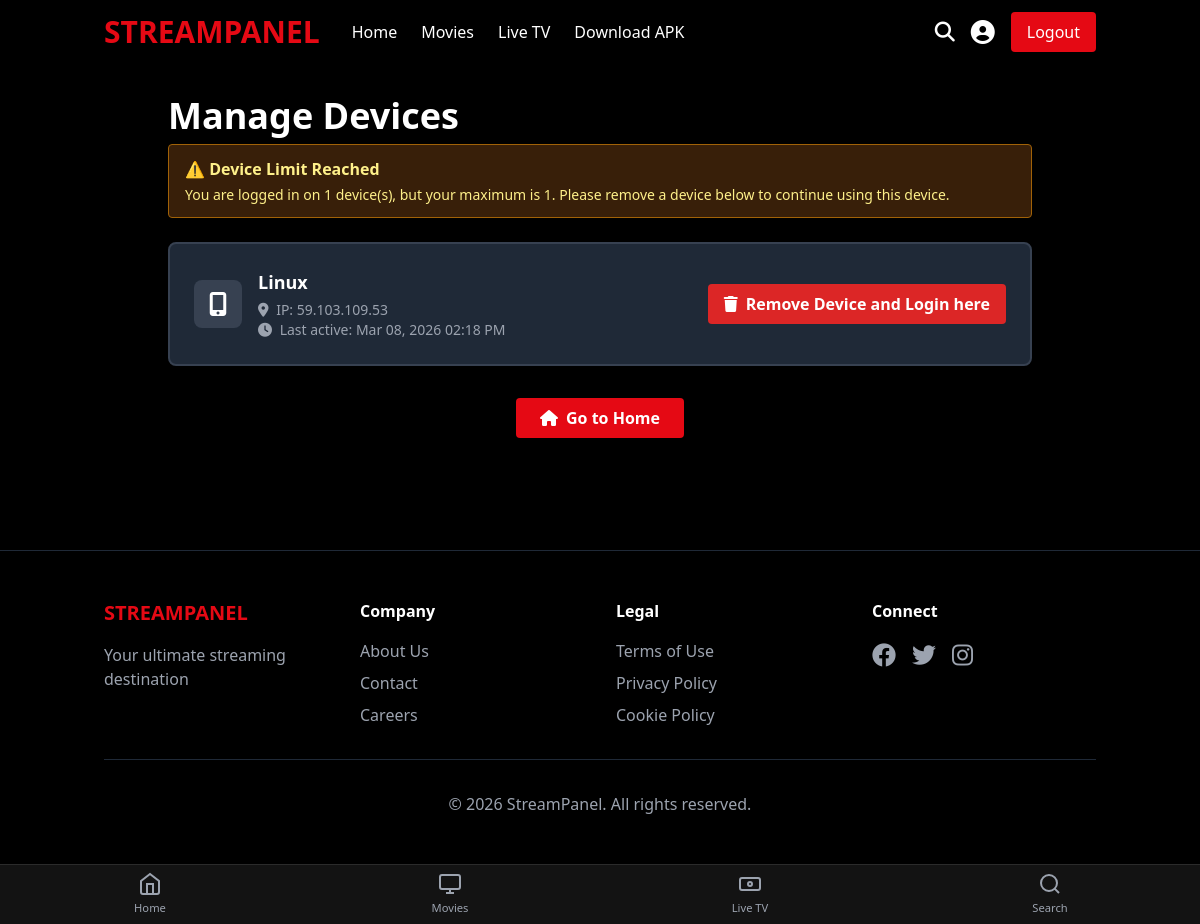
/manage-devices.php?device_limit=1 (signed in), run on the app's committed database.
### tables this page shows
CREATE TABLE `settings` (
  `id` int(11) NOT NULL AUTO_INCREMENT,
  `setting_key` varchar(100) NOT NULL,
  `setting_value` text DEFAULT NULL,
  `setting_type` varchar(50) DEFAULT 'text',
  `description` text DEFAULT NULL,
  `updated_at` timestamp NOT NULL DEFAULT current_timestamp() ON UPDATE current_timestamp(),
  PRIMARY KEY (`id`),
  UNIQUE KEY `setting_key` (`setting_key`)
);

CREATE TABLE `users` (
  `id` int(11) NOT NULL AUTO_INCREMENT,
  `username` varchar(50) NOT NULL,
  `email` varchar(100) NOT NULL,
  `password` varchar(255) NOT NULL,
  `full_name` varchar(100) DEFAULT NULL,
  `avatar` varchar(255) DEFAULT 'default-avatar.png',
  `subscription_type` enum('free','premium') DEFAULT 'free',
  `created_at` timestamp NOT NULL DEFAULT current_timestamp(),
  `updated_at` timestamp NOT NULL DEFAULT current_timestamp() ON UPDATE current_timestamp(),
  `subscription_expires_at` datetime DEFAULT NULL,
  `subscription_started_at` datetime DEFAULT NULL,
  `banned` tinyint(1) NOT NULL DEFAULT 0,
  `max_devices` int(11) DEFAULT 2,
  PRIMARY KEY (`id`),
  UNIQUE KEY `username` (`username`),
  UNIQUE KEY `email` (`email`)
);

### admin/includes/functions.php (called while the page is built, shortened)
<?php
function getSetting($conn, $key, $default = '') {
    $stmt = $conn->prepare("SELECT setting_value FROM settings WHERE setting_key = ?");
    $stmt->bind_param("s", $key);
    $stmt->execute();
    $result = $stmt->get_result();
    if ($row = $result->fetch_assoc()) {
        return $row['setting_value'];
    }
    return $default;
}
function isSectionEnabled($conn, $section) {
    $key = 'enable_' . $section;
    $enabled = getSetting($conn, $key, '1');
    return $enabled == '1';
}
?>

### includes/auth.php (called while the page is built, shortened)
<?php
function isLoggedIn() {
    if (isset($_SESSION['temp_session']) && $_SESSION['temp_session'] === true) {
        return true;
    }
    return true;
}
?>

### manage-devices.php (the view, shortened to what this page needs)
<?php
require_once __DIR__ . '/includes/auth.php';
$conn = getDBConnection();
if (isset($_GET['device_limit']) || isset($_SESSION['device_limit_exceeded'])) {
    if (isset($_SESSION['user_id'])) {
        $user_id = $_SESSION['user_id'];
        $show_device_limit = true;
        $stmt = $conn->prepare("SELECT max_devices FROM users WHERE id = ?");
        $stmt->bind_param("i", $user_id);
        $stmt->execute();
        $user_data = $stmt->get_result()->fetch_assoc();
        $max_devices = $user_data['max_devices'] ?? 2;
        $stmt = $conn->prepare("SELECT * FROM user_sessions WHERE user_id = ? ORDER BY last_activity DESC");
        $stmt->bind_param("i", $user_id);
        $stmt->execute();
        $sessions = $stmt->get_result()->fetch_all(MYSQLI_ASSOC);
    } else {
        error_log("Manage devices - No user_id in session, redirecting to login");
        header('Location: login.php');
        exit();
    }
} else {
    requireLogin();
    $user_id = $_SESSION['user_id'];
    $show_device_limit = false;
}
$current_session_id = isset($_SESSION['temp_session']) ? '' : session_id();
include 'includes/header.php';
?>
<div class="container mx-auto px-4 py-8 max-w-4xl">
    <h1 class="text-4xl font-bold mb-2">Manage Devices</h1>
    <?php if ($show_device_limit): ?>
    <div class="bg-yellow-900 bg-opacity-50 border border-yellow-700 text-yellow-200 px-4 py-3 rounded mb-6">
        <p class="font-semibold">⚠ Device Limit Reached</p>
        <p class="text-sm mt-1">You are logged in on <?php echo count($sessions); ?> device(s), but your maximum is <?php echo $max_devices; ?>. Please remove a device below to continue using this device.</p>
    </div>
    <?php else: ?>
    <p class="text-gray-400 mb-6">You are logged in on <?php echo count($sessions); ?> of <?php echo $max_devices; ?> allowed devices</p>
    <?php endif; ?>
    <div class="space-y-4">
        <?php if (empty($sessions)): ?>
        <div class="text-center py-12">
            <i class="fas fa-mobile-alt text-6xl text-gray-700 mb-4"></i>
            <p class="text-gray-400 text-lg">No active devices</p>
        </div>
        <?php else: ?>
        <?php foreach ($sessions as $session): ?>
        <div class="device-card <?php echo $session['session_id'] === $current_session_id ? 'current' : ''; ?>">
            <div class="flex items-center justify-between">
                <div class="device-info flex-1">
                    <div class="device-icon">
                        <i class="fas fa-<?php
                            $user_agent = $session['user_agent'] ?? '';
                            if (stripos($user_agent, 'mobile') !== false || stripos($user_agent, 'android') !== false || stripos($user_agent, 'iphone') !== false) {
                                echo 'mobile-alt';
                            } elseif (stripos($user_agent, 'tablet') !== false || stripos($user_agent, 'ipad') !== false) {
                                echo 'tablet-alt';
                            } else {
                                echo 'desktop';
                            }
                        ?>"></i>
                    </div>
                    <div class="flex-1">
                        <h3 class="font-semibold text-lg">
                            <?php
                            if (!empty($session['device_name'])) {
                                echo htmlspecialchars($session['device_name']);
                            }
                            ?>
                        </h3>
                        <p class="text-sm text-gray-400 mt-1">
                            <i class="fas fa-map-marker-alt mr-1"></i>
                            IP: <?php echo htmlspecialchars($session['ip_address'] ?? 'Unknown'); ?>
                        </p>
                        <p class="text-sm text-gray-400">
                            <i class="fas fa-clock mr-1"></i>
                            Last active: <?php echo date('M d, Y h:i A', strtotime($session['last_activity'])); ?>
                        </p>
                    </div>
                </div>
                <?php if ($session['session_id'] !== $current_session_id): ?>
                <a href="?remove_device=<?php echo urlencode($session['id']); ?><?php echo $show_device_limit ? '&device_limit=1' : ''; ?>"
                   class="bg-red-600 hover:bg-red-700 px-4 py-2 rounded font-semibold">
                    <i class="fas fa-trash mr-2"></i><?php echo $show_device_limit ? 'Remove Device and Login here' : 'Remove Device'; ?>
                </a>
                <?php else: ?>
                <span class="px-4 py-2 text-gray-500 text-sm">Current Device</span>
                <?php endif; ?>
            </div>
        </div>
        <?php endforeach; ?>
        <?php endif; ?>
    </div>
    <div class="mt-8 text-center">
        <?php if ($show_device_limit): ?>
        <a href="<?php echo BASE_URL; ?>/" class="bg-netflix-red px-6 py-2 rounded hover:bg-red-700 font-semibold inline-block">
            <i class="fas fa-home mr-2"></i>Go to Home
        </a>
        <?php else: ?>
        <a href="<?php echo BASE_URL; ?>/" class="bg-netflix-red px-6 py-2 rounded hover:bg-red-700 font-semibold inline-block">
            <i class="fas fa-arrow-left mr-2"></i>Back to Home
        </a>
        <?php endif; ?>
    </div>
</div>
<?php include 'includes/footer.php'; ?>

### includes/header.php (shortened to what this page needs)
<?php
require_once __DIR__ . '/auth.php';
require_once __DIR__ . '/../admin/includes/functions.php';
$conn = getDBConnection();
$site_name = getSetting($conn, 'site_name', 'StreamFlix');
    ?>
    <?php
$enable_movies = isSectionEnabled($conn, 'movies');
$enable_live_tv = isSectionEnabled($conn, 'live_tv');
$current_page = basename($_SERVER['PHP_SELF']);
?>
<!DOCTYPE html>
<html lang="en">
<head>
    <script src="https://cdn.tailwindcss.com"></script>
    <link rel="stylesheet" href="https://cdnjs.cloudflare.com/ajax/libs/font-awesome/6.4.0/css/all.min.css">
</head>
<body class="bg-black text-white">
    <nav class="fixed top-0 left-0 right-0 z-50 navbar-blur">
        <div class="container mx-auto px-4 py-3 flex items-center justify-between">
            <div class="flex items-center space-x-8">
                <a href="<?php echo BASE_URL; ?>/" class="text-3xl font-bold netflix-red"><?php echo strtoupper(htmlspecialchars($site_name)); ?></a>
                <div class="hidden md:flex space-x-6">
                    <a href="<?php echo BASE_URL; ?>/" class="hover:text-gray-300 <?php echo $current_page == 'index.php' ? 'font-bold' : ''; ?>">Home</a>
                    <?php if ($enable_movies): ?>
                    <a href="<?php echo BASE_URL; ?>/movies" class="hover:text-gray-300 <?php echo $current_page == 'movies.php' ? 'font-bold' : ''; ?>">Movies</a>
                    <?php endif; ?>
                    <?php if ($enable_live_tv): ?>
                    <a href="<?php echo BASE_URL; ?>/live-tv" class="hover:text-gray-300 <?php echo $current_page == 'live-tv.php' ? 'font-bold' : ''; ?>">Live TV</a>
                    <?php endif; ?>
                    <a href="<?php echo BASE_URL; ?>/streampanel.apk" class="hover:text-gray-300 <?php echo $current_page == 'live-tv.php' ? 'font-bold' : ''; ?>">Download APK</a>
                </div>
            </div>
            <div class="flex items-center space-x-4">
                <button onclick="toggleSearchModal()" class="hover:text-gray-300 transition-colors" aria-label="Search">
                    <i class="fas fa-search text-xl"></i>
                </button>
                <?php if (isLoggedIn()): ?>
                    <a href="<?php echo BASE_URL; ?>/profile" class="hover:text-gray-300">
                        <i class="fas fa-user-circle text-2xl"></i>
                    </a>
                    <a href="<?php echo BASE_URL; ?>/logout" class="bg-netflix-red px-4 py-2 rounded hover:bg-red-700">Logout</a>
                <?php elseif (isAdminLoggedIn()): ?>
                    <a href="<?php echo BASE_URL; ?>/admin/dashboard.php" class="hover:text-gray-300">Admin Panel</a>
                    <a href="<?php echo BASE_URL; ?>/admin/logout.php" class="bg-netflix-red px-4 py-2 rounded hover:bg-red-700">Logout</a>
                <?php else: ?>
                    <a href="<?php echo BASE_URL; ?>/login" class="hover:text-gray-300">Sign In</a>
                <?php endif; ?>
            </div>
        </div>
    </nav>
    <div class="pt-16">

### includes/footer.php (shortened to what this page needs)
    </div>
    <?php
    $site_name = 'StreamPanel';
    try {
        if (isset($conn) && function_exists('getSetting')) {
            $site_name = getSetting($conn, 'site_name', 'StreamPanel');
        }
    } catch (Exception $e) {
        $site_name = 'StreamPanel';
    }
    ?>
    <footer class="site-footer-desktop bg-black border-t border-gray-800 mt-20 py-12">
        <div class="container mx-auto px-4">
            <div class="grid grid-cols-1 md:grid-cols-4 gap-8">
                <div>
                    <h3 class="text-xl font-bold mb-4 netflix-red"><?php echo strtoupper(htmlspecialchars($site_name)); ?></h3>
                    <p class="text-gray-400">Your ultimate streaming destination</p>
                </div>
                <div>
                    <h4 class="font-semibold mb-4">Company</h4>
                    <ul class="space-y-2 text-gray-400">
                        <li><a href="<?php echo BASE_URL; ?>/about-us" class="hover:text-white">About Us</a></li>
                        <li><a href="<?php echo BASE_URL; ?>/contact" class="hover:text-white">Contact</a></li>
                        <li><a href="<?php echo BASE_URL; ?>/careers" class="hover:text-white">Careers</a></li>
                    </ul>
                </div>
                <div>
                    <h4 class="font-semibold mb-4">Legal</h4>
                    <ul class="space-y-2 text-gray-400">
                        <li><a href="<?php echo BASE_URL; ?>/terms-of-use" class="hover:text-white">Terms of Use</a></li>
                        <li><a href="<?php echo BASE_URL; ?>/privacy-policy" class="hover:text-white">Privacy Policy</a></li>
                        <li><a href="<?php echo BASE_URL; ?>/cookie-policy" class="hover:text-white">Cookie Policy</a></li>
                    </ul>
                </div>
                <div>
                    <h4 class="font-semibold mb-4">Connect</h4>
                    <div class="flex space-x-4">
                        <a href="#" class="text-gray-400 hover:text-white"><i class="fab fa-facebook text-2xl"></i></a>
                        <a href="#" class="text-gray-400 hover:text-white"><i class="fab fa-twitter text-2xl"></i></a>
                        <a href="#" class="text-gray-400 hover:text-white"><i class="fab fa-instagram text-2xl"></i></a>
                    </div>
                </div>
            </div>
            <div class="mt-8 pt-8 border-t border-gray-800 text-center text-gray-400">
                <p>&copy; <?php echo date('Y'); ?> <?php echo htmlspecialchars($site_name); ?>. All rights reserved.</p>
            </div>
        </div>
    </footer>
    <?php
    if (!isset($isAndroidTV)) {
        $isAndroidTV = isset($_SERVER['HTTP_USER_AGENT']) && preg_match('/(Android TV|AFT|BRAVIA|MiTV|SmartTV|GoogleTV|Tizen|Web0S|HbbTV)/i', $_SERVER['HTTP_USER_AGENT']);
    }
    $current_page = basename($_SERVER['PHP_SELF']);
    $current_path = $_SERVER['REQUEST_URI'] ?? '';
    ?>
    <?php if (!$isAndroidTV): ?>
    <nav class="mobile-footer-nav">
        <a href="<?php echo BASE_URL; ?>/" class="nav-item <?php echo ($current_page == 'index.php' || $current_path == '/' || $current_path == BASE_URL . '/') ? 'active' : ''; ?>">
            <svg width="24" height="24" viewBox="0 0 24 24" fill="none" stroke="currentColor" stroke-width="2">
                <path d="M3 9l9-7 9 7v11a2 2 0 0 1-2 2H5a2 2 0 0 1-2-2z"></path>
                <polyline points="9 22 9 12 15 12 15 22"></polyline>
            </svg>
            <span>Home</span>
        </a>
        <?php if ($enable_movies): ?>
        <a href="<?php echo BASE_URL; ?>/movies" class="nav-item <?php echo ($current_page == 'movies.php' || strpos($current_path, '/movies') !== false) ? 'active' : ''; ?>">
            <svg width="24" height="24" viewBox="0 0 24 24" fill="none" stroke="currentColor" stroke-width="2">
                <rect x="2" y="3" width="20" height="14" rx="2" ry="2"></rect>
                <line x1="8" y1="21" x2="16" y2="21"></line>
                <line x1="12" y1="17" x2="12" y2="21"></line>
            </svg>
            <span>Movies</span>
        </a>
        <?php endif; ?>
        <?php if ($enable_live_tv): ?>
        <a href="<?php echo BASE_URL; ?>/live-tv" class="nav-item <?php echo ($current_page == 'live-tv.php' || strpos($current_path, '/live-tv') !== false || strpos($current_path, '/tv/') !== false) ? 'active' : ''; ?>">
            <svg width="24" height="24" viewBox="0 0 24 24" fill="none" stroke="currentColor" stroke-width="2">
                <rect x="2" y="6" width="20" height="12" rx="2"></rect>
                <circle cx="12" cy="12" r="2"></circle>
                <path d="M6 12h.01M18 12h.01"></path>
            </svg>
            <span>Live TV</span>
        </a>
        <?php endif; ?>
        <a href="<?php echo BASE_URL; ?>/search" class="nav-item <?php echo ($current_page == 'search.php' || strpos($current_path, '/search') !== false) ? 'active' : ''; ?>">
            <svg width="24" height="24" viewBox="0 0 24 24" fill="none" stroke="currentColor" stroke-width="2">
                <circle cx="11" cy="11" r="8"></circle>
                <path d="m21 21-4.35-4.35"></path>
            </svg>
            <span>Search</span>
        </a>
    </nav>
    <?php endif; ?>
</body>
</html>

### data on the page
settings: setting_value "STREAMPANEL", setting_value "StreamPanel"
users: max_devices "1"

### other printed values
count($sessions) "1"
$session['device_name'] "Linux"
$session['ip_address'] "59.103.109.53"
date('M d, Y h:i A', strtotime($session['last_activity'])) "Mar 08, 2026 02:18 PM"
